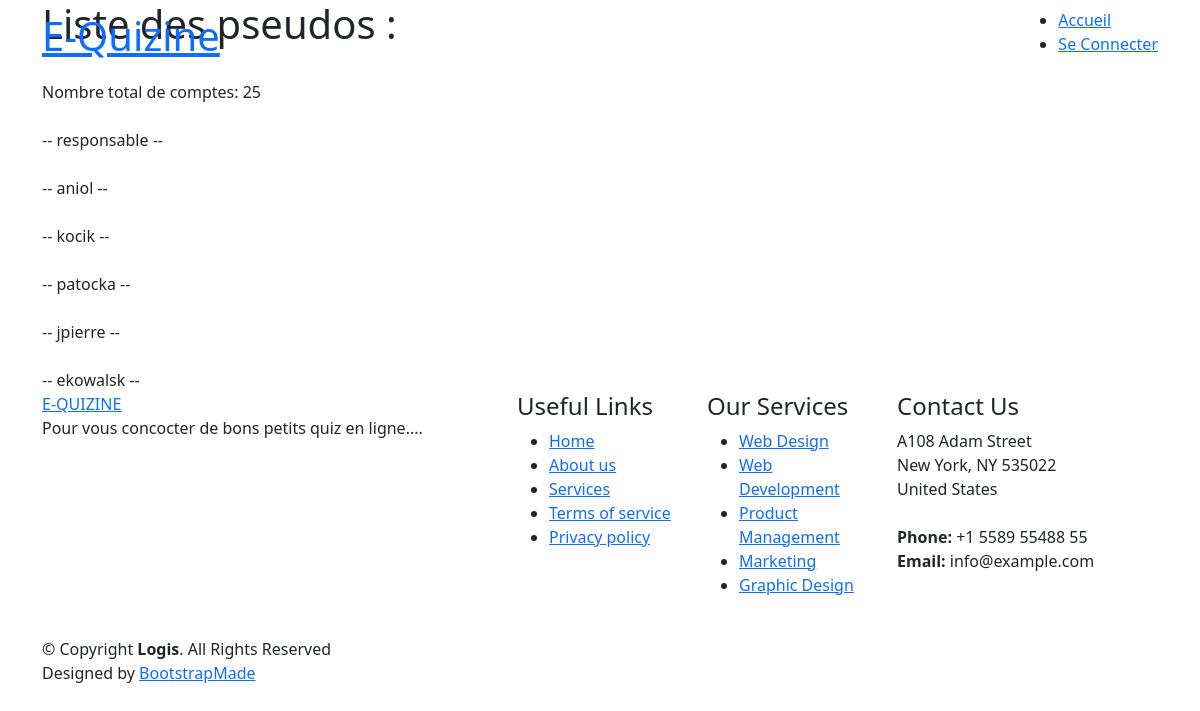
/v1/CodeIgniter/index.php/compte/lister, run on the app's committed database.
### tables this page shows
CREATE TABLE `t_compte_cpt` (
  `cpt_id` int(11) NOT NULL,
  `cpt_pseudo` varchar(20) NOT NULL,
  `cpt_mdp` char(64) NOT NULL
);

### v1/CodeIgniter/application/controllers/Compte.php (called while the page is built, shortened)
<?php
class Compte extends CI_Controller {
     public function __construct()
     {
     $this->load->model('db_model');
     $this->load->helper('url_helper');
     }
     public function lister()
     {
     $data['titre'] = 'Liste des pseudos :';
     $data['pseudos'] = $this->db_model->get_all_compte();
     $data['player'] = $this->db_model->count_player();
     $this->load->view('templates/haut');
      $this->load->view('menu_visiteur');
     $this->load->view('compte_liste',$data);
     $this->load->view('templates/bas');
     }
}

### v1/CodeIgniter/index.php (called while the page is built, shortened)
<?php
require_once BASEPATH.'core/CodeIgniter.php';

### v1/CodeIgniter/application/models/Db_model.php (called while the page is built, shortened)
<?php
class Db_model extends CI_Model {
         public function get_all_compte()
        {
                $query = $this->db->query("SELECT cpt_pseudo FROM t_compte_cpt;");
                return $query->result_array();
        }
        public function count_player()
        {
                $query = $this->db->query("SELECT count(jou_id) as nb FROM t_joueur_jou;");
                return $query->row();
        }
}

### v1/CodeIgniter/application/views/compte_liste.php (the view)
<section id="hero" class="hero d-flex align-items-center">
    <div class="container">
      <div class="row gy-4 d-flex justify-content-between">
        <div class="col-lg-6 order-2 order-lg-1 d-flex flex-column justify-content-center">
<h1><?php echo $titre;?></h1>
<br />
<?php
if($pseudos != NULL) {
if(isset($player)) {
               echo "Nombre total de comptes: ";
               echo$player->nb;
                }
echo("<br>");
foreach($pseudos as $login){
 echo "<br />";
 echo " -- ";
echo $login["cpt_pseudo"];
echo " -- ";
echo "<br />";
}
}
else {echo "<br />";
echo "Aucun compte !";
}
?>
</div>
</div>
</div>
</section>

### data on the page
t_compte_cpt: cpt_pseudo "responsable"
t_compte_cpt: cpt_pseudo "aniol"
t_compte_cpt: cpt_pseudo "kocik"
t_compte_cpt: cpt_pseudo "patocka"
t_compte_cpt: cpt_pseudo "jpierre"
t_compte_cpt: cpt_pseudo "ekowalsk"

### other printed values
$player->nb "25"
